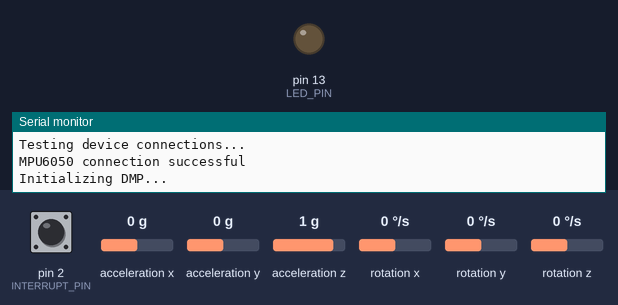
A sketch run on a simulated Arduino Leonardo, built with avr-gcc and run on an emulated ATmega32U4. On the bench: output pins drawn as LEDs (lit = HIGH), the last lines printed to the serial monitor. Dashed ring = blinking. The inputs (shaded band) are chosen by the test bench; at power-on: rotation z 0 °/s, acceleration y 0 g, acceleration z 1 g, acceleration x 0 g, pin 2 (INTERRUPT_PIN) LOW, rotation x 0 °/s, rotation y 0 °/s. The sensor or clock chip raises its interrupt line as the real part does.

Above: at 0.1 s.
At 1.7 s:
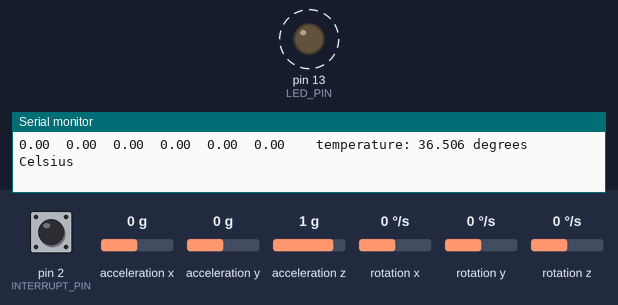
1.8 s: rotation z set to -100 °/s
4.8 s: acceleration y set to 0.8 g
9.3 s: acceleration z set to -1.4 g
12.3 s: acceleration x set to 0.8 g
Timing chart, 0 to 16.3 s (numbered marks = the images above; inputs shaded):
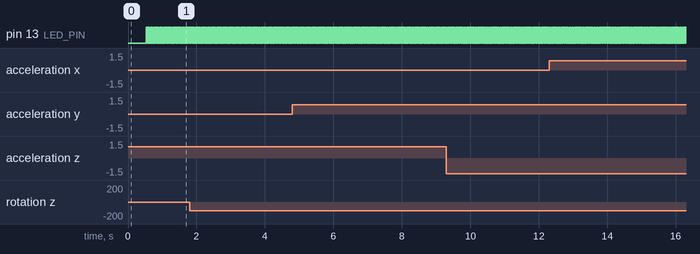

The sketch:

MPU6050usingDMP_Modif_temp0.ino
```cpp
// I2C device class (I2Cdev) demonstration Arduino sketch for MPU6050 class using DMP (MotionApps v2.0)

// 6/21/2012 by Jeff Rowberg <jeff@rowberg.net>

// Updates should (hopefully) always be available at https://github.com/jrowberg/i2cdevlib

//

// Changelog:

//      2013-05-08 - added seamless Fastwire support

//                 - added note about gyro calibration

//      2012-06-21 - added note about Arduino 1.0.1 + Leonardo compatibility error

//      2012-06-20 - improved FIFO overflow handling and simplified read process

//      2012-06-19 - completely rearranged DMP initialization code and simplification

//      2012-06-13 - pull gyro and accel data from FIFO packet instead of reading directly

//      2012-06-09 - fix broken FIFO read sequence and change interrupt detection to RISING

//      2012-06-05 - add gravity-compensated initial reference frame acceleration output

//                 - add 3D math helper file to DMP6 example sketch

//                 - add Euler output and Yaw/Pitch/Roll output formats

//      2012-06-04 - remove accel offset clearing for better results (thanks Sungon Lee)

//      2012-06-01 - fixed gyro sensitivity to be 2000 deg/sec instead of 250

//      2012-05-30 - basic DMP initialization working


/* ============================================

I2Cdev device library code is placed under the MIT license

Copyright (c) 2012 Jeff Rowberg


Permission is hereby granted, free of charge, to any person obtaining a copy

of this software and associated documentation files (the "Software"), to deal

in the Software without restriction, including without limitation the rights

to use, copy, modify, merge, publish, distribute, sublicense, and/or sell

copies of the Software, and to permit persons to whom the Software is

furnished to do so, subject to the following conditions:


The above copyright notice and this permission notice shall be included in

all copies or substantial portions of the Software.


THE SOFTWARE IS PROVIDED "AS IS", WITHOUT WARRANTY OF ANY KIND, EXPRESS OR

IMPLIED, INCLUDING BUT NOT LIMITED TO THE WARRANTIES OF MERCHANTABILITY,

FITNESS FOR A PARTICULAR PURPOSE AND NONINFRINGEMENT. IN NO EVENT SHALL THE

AUTHORS OR COPYRIGHT HOLDERS BE LIABLE FOR ANY CLAIM, DAMAGES OR OTHER

LIABILITY, WHETHER IN AN ACTION OF CONTRACT, TORT OR OTHERWISE, ARISING FROM,

OUT OF OR IN CONNECTION WITH THE SOFTWARE OR THE USE OR OTHER DEALINGS IN

THE SOFTWARE.

===============================================

*/


         // I2Cdev and MPU6050 must be installed as libraries, or else the .cpp/.h files

         // for both classes must be in the include path of your project

#include "I2Cdev.h"

//#include <Servo.h>


#include "MPU6050_6Axis_MotionApps20.h"

//#include "MPU6050.h" // not necessary if using MotionApps include file


           // Arduino Wire library is required if I2Cdev I2CDEV_ARDUINO_WIRE implementation

// is used in I2Cdev.h

#if I2CDEV_IMPLEMENTATION == I2CDEV_ARDUINO_WIRE

    #include "Wire.h"

#endif


          // class default I2C address is 0x68

          // specific I2C addresses may be passed as a parameter here

// AD0 low = 0x68 (default for SparkFun breakout and InvenSense evaluation board)

// AD0 high = 0x69

MPU6050 mpu;

//MPU6050 mpu(0x69); // <-- use for AD0 high

//Servo myservo;


/* =========================================================================

   NOTE: In addition to connection 3.3v, GND, SDA, and SCL, this sketch

   depends on the MPU-6050's INT pin being connected to the Arduino's

   external interrupt #0 pin. On the Arduino Uno and Mega 2560, this is

   digital I/O pin 2.

 * ========================================================================= */


/* =========================================================================

   NOTE: Arduino v1.0.1 with the Leonardo board generates a compile error

   when using Serial.write(buf, len). The Teapot output uses this method.

   The solution requires a modification to the Arduino USBAPI.h file, which

   is fortunately simple, but annoying. This will be fixed in the next IDE

   release. For more info, see these links:


   http://arduino.cc/forum/index.php/topic,109987.0.html

   http://code.google.com/p/arduino/issues/detail?id=958

 * ========================================================================= */
/////////////////////////////////////////////////////////////////////////////////////////////////////////////////////////////////////////
                   //adquirir temperatura
#define MPU6050_TEMP_OUT_H         0x41   // R
#define MPU6050_TEMP_OUT_L         0x42   // R

typedef union accel_t_gyro_union
{
  struct
  {
   uint8_t t_h;
   uint8_t t_l;

  } reg;
  struct
  {

    int16_t temperature;


  } value;
};


       // uncomment "OUTPUT_READABLE_QUATERNION" if you want to see the actual

       // quaternion components in a [w, x, y, z] format (not best for parsing

       // on a remote host such as Processing or something though)

//#define OUTPUT_READABLE_QUATERNION


       // uncomment "OUTPUT_READABLE_EULER" if you want to see Euler angles

       // (in degrees) calculated from the quaternions coming from the FIFO.

       // Note that Euler angles suffer from gimbal lock (for more info, see

       // http://en.wikipedia.org/wiki/Gimbal_lock)

 #define OUTPUT_READABLE_EULER


           // uncomment "OUTPUT_READABLE_YAWPITCHROLL" if you want to see the yaw/

           // pitch/roll angles (in degrees) calculated from the quaternions coming

           // from the FIFO. Note this also requires gravity vector calculations.

          // Also note that yaw/pitch/roll angles suffer from gimbal lock (for

          // more info, see: http://en.wikipedia.org/wiki/Gimbal_lock)

 #define OUTPUT_READABLE_YAWPITCHROLL


          // uncomment "OUTPUT_READABLE_REALACCEL" if you want to see acceleration

          // components with gravity removed. This acceleration reference frame is

          // not compensated for orientation, so +X is always +X according to the

          // sensor, just without the effects of gravity. If you want acceleration

          // compensated for orientation, us OUTPUT_READABLE_WORLDACCEL instead.

// #define OUTPUT_READABLE_REALACCEL

//******************************************************************************************************************************

             // uncomment "OUTPUT_READABLE_WORLDACCEL" if you want to see acceleration

             // components with gravity removed and adjusted for the world frame of

             // reference (yaw is relative to initial orientation, since no magnetometer

             // is present in this case). Could be quite handy in some cases.

// #define OUTPUT_READABLE_WORLDACCEL


            // uncomment "OUTPUT_TEAPOT" if you want output that matches the

            // format used for the InvenSense teapot demo

//  #define OUTPUT_TEAPOT


#define INTERRUPT_PIN 2  // use pin 2 on Arduino Uno & most boards

#define LED_PIN 13 // (Arduino is 13, Teensy is 11, Teensy++ is 6)

bool blinkState = false;


            // MPU control/status vars

bool dmpReady = false;  // set true if DMP init was successful

uint8_t mpuIntStatus;   // holds actual interrupt status byte from MPU

uint8_t devStatus;      // return status after each device operation (0 = success, !0 = error)

uint16_t packetSize;    // expected DMP packet size (default is 42 bytes)

uint16_t fifoCount;     // count of all bytes currently in FIFO

uint8_t fifoBuffer[64]; // FIFO storage buffer


////////////////////////////////////////////////////////////////////////////////////////////////////////////////////////////////////////////////////
             // orientation/motion vars

Quaternion q;           // [w, x, y, z]         quaternion container

VectorInt16 aa;         // [x, y, z]            accel sensor measurements

VectorInt16 aaReal;     // [x, y, z]            gravity-free accel sensor measurements

VectorInt16 aaWorld;    // [x, y, z]            world-frame accel sensor measurements

VectorFloat gravity;    // [x, y, z]            gravity vector

float euler[3];         // [psi, theta, phi]    Euler angle container

float ypr[3];           // [yaw, pitch, roll]   yaw/pitch/roll container and gravity vector


             // packet structure for InvenSense teapot demo

uint8_t teapotPacket[14] = { '$', 0x02, 0,0, 0,0, 0,0, 0,0, 0x00, 0x00, '\r', '\n' };


           // ================================================================

           // ===               INTERRUPT DETECTION ROUTINE                ===

           // ================================================================


volatile bool mpuInterrupt = false;     // indicates whether MPU interrupt pin has gone high

void dmpDataReady() {

    mpuInterrupt = true;

}


           // ================================================================

           // ===                      INITIAL SETUP                       ===

           // ================================================================


int i ;//contador
void setup() {
    i=0;
    // join I2C bus (I2Cdev library doesn't do this automatically)

    #if I2CDEV_IMPLEMENTATION == I2CDEV_ARDUINO_WIRE

        Wire.begin();

        Wire.setClock(400000); // 400kHz I2C clock. Comment this line if having compilation difficulties

    #elif I2CDEV_IMPLEMENTATION == I2CDEV_BUILTIN_FASTWIRE

        Fastwire::setup(400, true);

    #endif


            // initialize serial communication

            // (115200 chosen because it is required for Teapot Demo output, but it's

            // really up to you depending on your project)

    Serial.begin(115200);

    while (!Serial); // wait for Leonardo enumeration, others continue immediately


//myservo.attach(9);


    // NOTE: 8MHz or slower host processors, like the Teensy @ 3.3v or Ardunio

    // Pro Mini running at 3.3v, cannot handle this baud rate reliably due to

    // the baud timing being too misaligned with processor ticks. You must use

    // 38400 or slower in these cases, or use some kind of external separate

    // crystal solution for the UART timer.


               // initialize device

    Serial.println(F("Initializing I2C devices..."));

    mpu.initialize();

    pinMode(INTERRUPT_PIN, INPUT);


              // verify connection

    Serial.println(F("Testing device connections..."));

    Serial.println(mpu.testConnection() ? F("MPU6050 connection successful") : F("MPU6050 connection failed"));


//
//    // wait for ready
//
//    Serial.println(F("\nSend any character to begin DMP programming and demo: "));
//
//    while (Serial.available() && Serial.read()); // empty buffer
//
//    while (!Serial.available());                 // wait for data
//
//    while (Serial.available() && Serial.read()); // empty buffer again


    // load and configure the DMP

    Serial.println(F("Initializing DMP..."));

    devStatus = mpu.dmpInitialize();


    // supply your own gyro offsets here, scaled for min sensitivity

    mpu.setXGyroOffset(111);

    mpu.setYGyroOffset(-4);

    mpu.setZGyroOffset(7);

    mpu.setZAccelOffset(835); // 1688 factory default for my test chip


    // make sure it worked (returns 0 if so)

    if (devStatus == 0) {

        // turn on the DMP, now that it's ready

        Serial.println(F("Enabling DMP..."));

        mpu.setDMPEnabled(true);


        // enable Arduino interrupt detection

        Serial.println(F("Enabling interrupt detection (Arduino external interrupt 0)..."));

        attachInterrupt(digitalPinToInterrupt(INTERRUPT_PIN), dmpDataReady, RISING);

        mpuIntStatus = mpu.getIntStatus();


        // set our DMP Ready flag so the main loop() function knows it's okay to use it

        Serial.println(F("DMP ready! Waiting for first interrupt..."));

        dmpReady = true;


        // get expected DMP packet size for later comparison

        packetSize = mpu.dmpGetFIFOPacketSize();

    } else {

        // ERROR!

        // 1 = initial memory load failed

        // 2 = DMP configuration updates failed

        // (if it's going to break, usually the code will be 1)

        Serial.print(F("DMP Initialization failed (code "));

        Serial.print(devStatus);

        Serial.println(F(")"));

    }


    // configure LED for output

    pinMode(LED_PIN, OUTPUT);

}


// ================================================================

// ===                    MAIN PROGRAM LOOP                     ===

// ================================================================


void loop() {
double dT;/////////////////////////////////////////////////////////////////////////////////////////////////////////////////////////////////
accel_t_gyro_union accel_t_gyro;
uint8_t swap;
#define SWAP(x,y) swap = x; x = y; y = swap;

SWAP (accel_t_gyro.reg.t_h, accel_t_gyro.reg.t_l);
    // if programming failed, don't try to do anything
Serial.print(F("temperature: "));
              // The temperature sensor is -40 to +85 degrees Celsius.
              // It is a signed integer.
              // According to the datasheet:
              //   340 per degrees Celsius, -512 at 35 degrees.
              // At 0 degrees: -512 - (340 * 35) = -12412
  dT = ( (double) accel_t_gyro.value.temperature + 12412.0) / 340.0;
  Serial.print(dT, 3);
  Serial.print(F(" degrees Celsius"));
  Serial.println(F(""));
    if (!dmpReady) return;


    // wait for MPU interrupt or extra packet(s) available

    while (!mpuInterrupt && fifoCount < packetSize) {

        // other program behavior stuff here

        // .

        // .

        // .

        // if you are really paranoid you can frequently test in between other

        // stuff to see if mpuInterrupt is true, and if so, "break;" from the

        // while() loop to immediately process the MPU data

        // .

        // .

        // .

    }


    // reset interrupt flag and get INT_STATUS byte

    mpuInterrupt = false;

    mpuIntStatus = mpu.getIntStatus();


    // get current FIFO count

    fifoCount = mpu.getFIFOCount();


    // check for overflow (this should never happen unless our code is too inefficient)

    if ((mpuIntStatus & 0x10) || fifoCount == 1024) {

        // reset so we can continue cleanly

        mpu.resetFIFO();

        Serial.println(F("FIFO overflow!"));


    // otherwise, check for DMP data ready interrupt (this should happen frequently)

    } else if (mpuIntStatus & 0x02) {

        // wait for correct available data length, should be a VERY short wait

        while (fifoCount < packetSize) fifoCount = mpu.getFIFOCount();


        // read a packet from FIFO

        mpu.getFIFOBytes(fifoBuffer, packetSize);


        // track FIFO count here in case there is > 1 packet available

        // (this lets us immediately read more without waiting for an interrupt)

        fifoCount -= packetSize;


        #ifdef OUTPUT_READABLE_QUATERNION

            // display quaternion values in easy matrix form: w x y z

            mpu.dmpGetQuaternion(&q, fifoBuffer);

            Serial.print("quat\t");

            Serial.print(q.w);

            Serial.print("\t");

            Serial.print(q.x);

            Serial.print("\t");

            Serial.print(q.y);

            Serial.print("\t");

            Serial.println(q.z);

        #endif


        #ifdef OUTPUT_READABLE_EULER

            // display Euler angles in degrees

            mpu.dmpGetQuaternion(&q, fifoBuffer);

            mpu.dmpGetEuler(euler, &q);

//            Serial.print("euler\t");

            Serial.print(euler[0] * 180/M_PI);

            Serial.print("\t");

            Serial.print(euler[1] * 180/M_PI);

            Serial.print("\t");

//            Serial.println(euler[2] * 180/M_PI);
           Serial.print(euler[2] * 180/M_PI);
            Serial.print("\t");
//
        #endif


        #ifdef OUTPUT_READABLE_YAWPITCHROLL

        int angulo_servo = abs(ypr[0] * 180/M_PI);

//        myservo.write(angulo_servo);

        //Serial.print("muevo servo a posicion: ");

        //Serial.println(angulo_servo);


            // display Euler angles in degrees

            mpu.dmpGetQuaternion(&q, fifoBuffer);

            mpu.dmpGetGravity(&gravity, &q);

            mpu.dmpGetYawPitchRoll(ypr, &q, &gravity);

//            Serial.print("ypr\t");

            Serial.print(ypr[0] * 180/M_PI);

            Serial.print("\t");

            Serial.print(ypr[1] * 180/M_PI);

            Serial.print("\t");

            Serial.print(-ypr[2] * 180/M_PI);
            Serial.print("\t");
//            Serial.print(millis());
            Serial.print("\t");
            i=i+1;
//            Serial.println(i);
//            Serial.print("\t");
//
//            Serial.println(angulo_servo);


        #endif


        #ifdef OUTPUT_READABLE_REALACCEL

            // display real acceleration, adjusted to remove gravity

            mpu.dmpGetQuaternion(&q, fifoBuffer);

            mpu.dmpGetAccel(&aa, fifoBuffer);

            mpu.dmpGetGravity(&gravity, &q);

            mpu.dmpGetLinearAccel(&aaReal, &aa, &gravity);

            Serial.print("areal\t");

            Serial.print(aaReal.x);

            Serial.print("\t");

            Serial.print(aaReal.y);

            Serial.print("\t");

            Serial.println(aaReal.z);

        #endif


        #ifdef OUTPUT_READABLE_WORLDACCEL

            // display initial world-frame acceleration, adjusted to remove gravity

            // and rotated based on known orientation from quaternion

            mpu.dmpGetQuaternion(&q, fifoBuffer);

            mpu.dmpGetAccel(&aa, fifoBuffer);

            mpu.dmpGetGravity(&gravity, &q);

            mpu.dmpGetLinearAccel(&aaReal, &aa, &gravity);

            mpu.dmpGetLinearAccelInWorld(&aaWorld, &aaReal, &q);

            Serial.print("aworld\t");

            Serial.print(aaWorld.x);

            Serial.print("\t");

            Serial.print(aaWorld.y);

            Serial.print("\t");

            Serial.println(aaWorld.z);

        #endif


        #ifdef OUTPUT_TEAPOT

            // display quaternion values in InvenSense Teapot demo format:

            teapotPacket[2] = fifoBuffer[0];

            teapotPacket[3] = fifoBuffer[1];

            teapotPacket[4] = fifoBuffer[4];

            teapotPacket[5] = fifoBuffer[5];

            teapotPacket[6] = fifoBuffer[8];

            teapotPacket[7] = fifoBuffer[9];

            teapotPacket[8] = fifoBuffer[12];

            teapotPacket[9] = fifoBuffer[13];

            Serial.write(teapotPacket, 14);

            teapotPacket[11]++; // packetCount, loops at 0xFF on purpose

        #endif


        // blink LED to indicate activity

        blinkState = !blinkState;

        digitalWrite(LED_PIN, blinkState);


    }

}
```

Measured:
- by itself, pin 13 (LED_PIN): alternates HIGH for 0.02 s and LOW for 0.02 s
